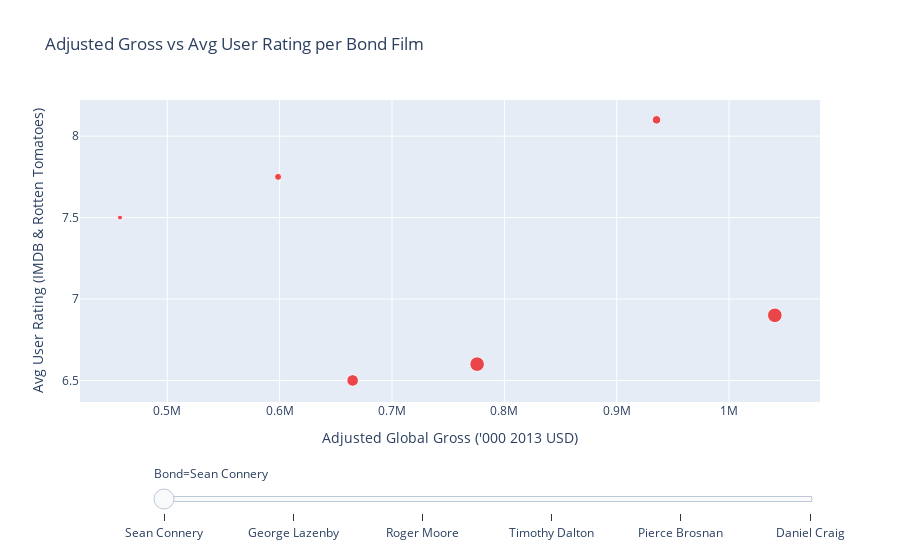

Notebook code cell kept with this figure:
### Markdown cell above
To look more closely at rating and gross per actor, I implemented an interactive map that would display films by actor to allow for closer inspection (unfortunately some moving of the graph is required to view the Dalton points due to their outlier status)

### Code cell
#BUBBLE PLOT OF FINANCIAL/CRITICAL FIGURES WITH INTERACTIVITY

#creating dictionary from main dataset
bubblePlotData = {"Film_ID": list(jamesBondMainDataset["Film_ID"]),
                      "Bond": list(jamesBondMainDataset["Bond"]),
        "Adj_Gross": list(jamesBondMainDataset["World_Adj"]),
        "Avg_User_Rating": list(jamesBondMainDataset["Avg_User_Rating"]),
        "Budget_Adj": list(jamesBondMainDataset["Budget_Adj"])
        }

#converting dictionary to dataframe
bubblePlotDataDF = pd.DataFrame(bubblePlotData)

#creating bubble plot
figBubbleInt = px.scatter(bubblePlotData, x = "Adj_Gross", y = "Avg_User_Rating", title = "Adjusted Gross vs Avg User Rating per Bond Film",size = "Budget_Adj",color="Bond", animation_frame = "Bond", color_discrete_map = bondColourMap, hover_name = "Film_ID")

figBubbleInt["layout"].pop("updatemenus")

#adjusting layout of graph
figBubbleInt.update_layout(xaxis_title = "Adjusted Global Gross ('000 2013 USD)", yaxis_title = "Avg User Rating (IMDB & Rotten Tomatoes)", showlegend = False)

#displaying the figure
figBubbleInt.show()

### Figure 1 — Plotly figure (JSON) as saved in the notebook; plotly's stock layout.template omitted (floating-point values rounded to 4 significant figures)
{"data": [{"hovertemplate": "<b>%{hovertext}</b><br><br>Bond=Sean Connery<br>Adj_Gross=%{x}<br>Avg_User_Rating=%{y}<br>Budget_Adj=%{marker.size}<extra></extra>", "hovertext": ["Dr. No_1962", "From Russia with Love_1963", "Goldfinger_1964", "Thunderball_1965", "You Only Live Twice_1967", "Diamonds Are Forever_1971"], "legendgroup": "Sean Connery", "marker": {"color": "#ED0000", "size": [7688, 15174, 22468, 66333, 66035, 41274], "sizemode": "area", "sizeref": 620.0, "symbol": "circle"}, "mode": "markers", "name": "Sean Connery", "orientation": "v", "showlegend": true, "type": "scatter", "x": [457928, 598624, 935404, 1040693, 775740, 664969], "xaxis": "x", "y": [7.5, 7.75, 8.1, 6.9, 6.6, 6.5], "yaxis": "y"}], "layout": {"legend": {"itemsizing": "constant", "title": {"text": "Bond"}, "tracegroupgap": 0}, "showlegend": false, "sliders": [{"active": 0, "currentvalue": {"prefix": "Bond="}, "len": 0.9, "pad": {"b": 10, "t": 60}, "steps": [{"args": [["Sean Connery"], {"frame": {"duration": 0, "redraw": false}, "fromcurrent": true, "mode": "immediate", "transition": {"duration": 0, "easing": "linear"}}], "label": "Sean Connery", "method": "animate"}, {"args": [["George Lazenby"], {"frame": {"duration": 0, "redraw": false}, "fromcurrent": true, "mode": "immediate", "transition": {"duration": 0, "easing": "linear"}}], "label": "George Lazenby", "method": "animate"}, {"args": [["Roger Moore"], {"frame": {"duration": 0, "redraw": false}, "fromcurrent": true, "mode": "immediate", "transition": {"duration": 0, "easing": "linear"}}], "label": "Roger Moore", "method": "animate"}, {"args": [["Timothy Dalton"], {"frame": {"duration": 0, "redraw": false}, "fromcurrent": true, "mode": "immediate", "transition": {"duration": 0, "easing": "linear"}}], "label": "Timothy Dalton", "method": "animate"}, {"args": [["Pierce Brosnan"], {"frame": {"duration": 0, "redraw": false}, "fromcurrent": true, "mode": "immediate", "transition": {"duration": 0, "easing": "linear"}}], "label": "Pierce Brosnan", "method": "animate"}, {"args": [["Daniel Craig"], {"frame": {"duration": 0, "redraw": false}, "fromcurrent": true, "mode": "immediate", "transition": {"duration": 0, "easing": "linear"}}], "label": "Daniel Craig", "method": "animate"}], "x": 0.1, "xanchor": "left", "y": 0, "yanchor": "top"}], "title": {"text": "Adjusted Gross vs Avg User Rating per Bond Film"}, "xaxis": {"anchor": "y", "domain": [0, 1], "title": {"text": "Adjusted Global Gross ('000 2013 USD)"}}, "yaxis": {"anchor": "x", "domain": [0, 1], "title": {"text": "Avg User Rating (IMDB & Rotten Tomatoes)"}}}}
